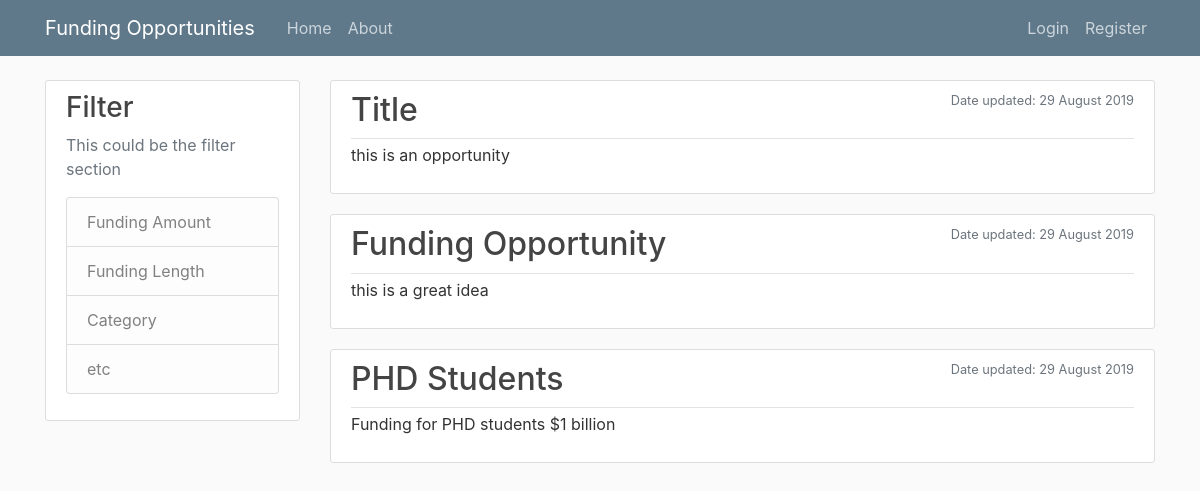
The page / on the database its author committed.
### fodb/models.py (models this page shows, shortened)
class Post(models.Model):
	title = models.CharField(max_length=100)
	content = models.TextField()
	date_posted = models.DateTimeField(default=timezone.now)
	date_updated = models.DateTimeField(auto_now=True)
	author = models.ForeignKey(User, on_delete=models.CASCADE)

### fodb/views.py (the view)
# urls.py: path('', views.home, name='fodb-home'),
def home(request):
	context = {
		'posts': Post.objects.all()
	}
	return render(request,'fodb/home.html', context)

### fodb/templates/fodb/home.html
{% extends "fodb/base.html" %}
{% block content %}
  <div class="row">
     <div class="col-md-3">
        <div class="content-section">
          <h3>Filter</h3>
          <p class='text-muted'>This could be the filter section
            <ul class="list-group">
              <li class="list-group-item list-group-item-light">Funding Amount</li>
              <li class="list-group-item list-group-item-light">Funding Length</li>
              <li class="list-group-item list-group-item-light">Category</li>
              <li class="list-group-item list-group-item-light">etc</li>
            </ul>
          </p>
        </div>
      </div>
    <div class="col-md-9">
    {% for post in posts%}
        <article class="media content-section">
            <div class="media-body">
               <div class="article-metadata ">
                  <small class="text-muted float-right"> Date updated: {{ post.date_posted|date:"d F Y" }}</small>
              <h2><a class="article-title" href="#">{{ post.title }}</a></h2>
              </div>
               <p class="article-content">{{ post.content }}</p>
            </div>
        </article>
    {% endfor %}
    </div>
  </div>
{% endblock content%}

### fodb/templates/fodb/base.html (shortened to what this page needs)
{% load static %}
<!DOCTYPE html>
<html>
<head>
    <link rel="stylesheet" href="https://maxcdn.bootstrapcdn.com/bootstrap/4.0.0/css/bootstrap.min.css">
    <link rel="stylesheet" type="text/css" href="{% static 'fodb/main.css' %}">
</head>
<body>
    <header class="site-header">
      <nav class="navbar navbar-expand-md navbar-dark bg-steel fixed-top">
        <div class="container">
          <a class="navbar-brand mr-4" href="{% url 'fodb-home' %}">Funding Opportunities</a>
          <div class="collapse navbar-collapse" id="navbarToggle">
            <div class="navbar-nav mr-auto">
              <a class="nav-item nav-link" href="{% url 'fodb-home' %}">Home</a>
              <a class="nav-item nav-link" href="{% url 'fodb-about' %}">About</a>
            </div>
            <div class="navbar-nav">
              {% if user.is_authenticated %}
                <a class="nav-item nav-link" href="{% url 'profile' %}">Profile</a>
                <a class="nav-item nav-link" href="{% url 'logout' %}">Logout</a>
              {% else %}
                <a class="nav-item nav-link" href="{% url 'login' %}">Login</a>
                <a class="nav-item nav-link" href="{% url 'register' %}">Register</a>
              {% endif %}
            </div>
          </div>
        </div>
      </nav>
    </header>
  <main role="main" class="container">
    <div class="row">
      <div class="col-md-12">
          {% block content %}{% endblock %}
      </div>
    </div>
  </main>
</body>
</html>

### fodb/static/fodb/main.css (style rules this page uses)
body { background: #fafafa; color: #333333; margin-top: 5rem; }
h1, h2, h3, h4, h5, h6 { color: #444444; }
ul { margin: 0; }
.bg-steel { background-color: #5f788a; }
.site-header .navbar-nav .nav-link { color: #cbd5db; }
.content-section { background: #ffffff; padding: 10px 20px; border: 1px solid #dddddd; border-radius: 3px; margin-bottom: 20px; }
.article-title { color: #444444; }
.article-content { white-space: pre-line; }
.article-metadata { padding-bottom: 1px; margin-bottom: 4px; border-bottom: 1px solid #e3e3e3 }

### rows shown on the page
Post: date_posted "29 August 2019", title "Title", content "this is an opportunity"
Post: date_posted "29 August 2019", title "Funding Opportunity", content "this is a great idea"
Post: date_posted "29 August 2019", title "PHD Students", content "Funding for PHD students $1 billion"
